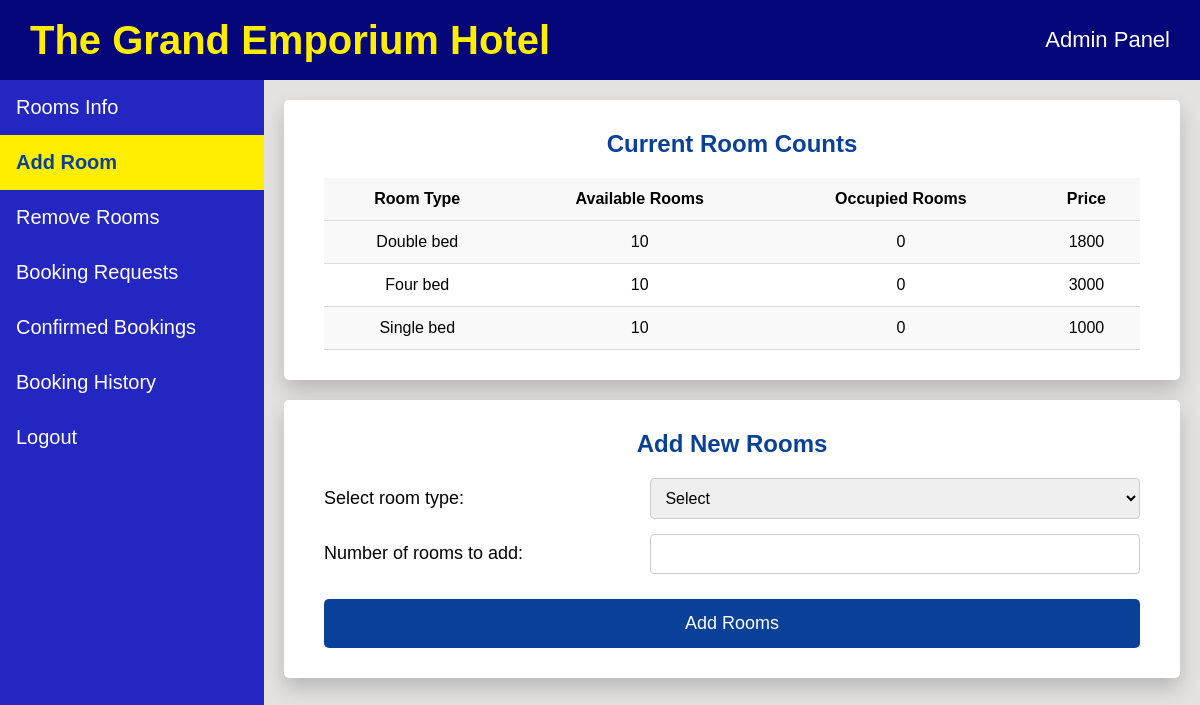
The app's page /add_room_admin.php with its own data.
### tables this page shows
CREATE TABLE `rooms_count` (
  `room_type` varchar(20) NOT NULL,
  `available_rooms` int(11) NOT NULL,
  `occupied_rooms` int(11) NOT NULL,
  `price` int(11) NOT NULL
);

### add_room_admin.php (the view, shortened to what this page needs)
<!DOCTYPE html>
<html>
<head>
</head>
<body>
    <header class="header">
        <div style="font-size: 40px; font-weight: bold; color: #ffee00ff;">
            The Grand Emporium Hotel
        </div>
        <div style="font-size: 22px;">
            Admin Panel
        </div>
    </header>
    <nav>
        <ul class="sidebar">
            <li><a href="admin_view.php">Rooms Info</a></li>
            <li><a href="add_room_admin.php" class="active">Add Room</a></li>
            <li><a href="remove_room_admin.php">Remove Rooms</a></li>
            <li><a href="admin_room_status.php">Booking Requests</a></li>
            <li><a href="confirmed_bookings.php">Confirmed Bookings</a></li>
            <li><a href="booking_history.php">Booking History</a></li>
            <li><a href="index.php">Logout</a></li>
        </ul>
    </nav>
    <main class="main-content">
        <div class="basic_box">
            <h2>Current Room Counts</h2>
            <?php
                $conn = new mysqli("localhost","root","", "hotel_db");
                $sql = "SELECT * from rooms_count";
                $result=mysqli_query($conn,$sql);
            ?>
            <table>
                <tr>
                    <th>Room Type</th>
                    <th>Available Rooms</th>
                    <th>Occupied Rooms</th>
                    <th>Price</th>
                </tr>
                <?php
                while ($row=mysqli_fetch_row($result))
                {   ?>
                    <tr>
                        <td><?php echo $row[0]; ?></td>
                        <td><?php echo $row[1]; ?></td>
                        <td><?php echo $row[2]; ?></td>
                        <td><?php echo $row[3]; ?></td>
                    </tr>
                <?php } ?>
            </table>
        </div>
        <div class="basic_box">
            <h2>Add New Rooms</h2>
            <form action="admin_room_added.php" method="post" class="add-room-form">
                <div class="form-group">
                    <label for="rooms">Select room type:</label>
                    <select name="rooms" id="rooms" required>
                        <option value="">Select</option>
                    </select>
                </div>
                <div class="form-group">
                    <label for="noofrooms">Number of rooms to add:</label>
                    <input type="number" min="1" name="noofrooms" id="noofrooms" required>
                </div>
                <button type="submit" class="btn">Add Rooms</button>
            </form>
        </div>
    </main>
</body>
</html>

### add_room_admin.php (style rules this page uses)
body { margin: 0; background: #e1dedee4; font-family: Verdana, sans-serif; padding-top: 80px; padding-left: 22%; box-sizing: border-box; }
.header { position: fixed; top: 0; left: 0; width: 100%; background-color: rgba(4, 6, 121, 1); color: white; padding: 0 30px; display: flex; justify-content: space-between; align-items: center; z-index: 1000; box-sizing: border-box; height: 80px; }
.sidebar { list-style-type: none; margin: 0; padding: 0; width: 22%; background-color: rgba(8, 11, 190, 0.87); position: fixed; height: 100%; top: 80px; left: 0; overflow: auto; }
.sidebar a { display: block; color: white; padding: 16px; text-decoration: none; font-size: 20px; }
.sidebar a.active { background-color: #ffee00ff; color: #094198; font-weight: bold; }
.main-content { padding: 20px; }
.basic_box { background: white; border-radius: 5px; padding: 30px 40px; box-shadow: 0 10px 20px rgba(0,0,0,0.19); margin-bottom: 20px; }
table { width: 100%; border-collapse: collapse; font-size: 16px; }
th, td { padding: 12px; text-align: center; border-bottom: 1px solid #ddd; }
th { background-color: #f8f8f8; }
tr:nth-child(even) { background-color: #f9f9f9; }
.basic_box h2 { text-align: center; color: #094198; margin-top: 0; }
.add-room-form .form-group { display: flex; align-items: center; margin-bottom: 15px; font-size: 18px; }
.add-room-form label { flex-basis: 40%; text-align: left; }
.add-room-form select, .add-room-form input { flex-grow: 1; padding: 10px; font-size: 16px; border: 1px solid #ccc; border-radius: 4px; }
.add-room-form .btn { width: 100%; padding: 14px; margin-top: 10px; background-color: #094198; color: white; border: none; border-radius: 5px; font-size: 18px; cursor: pointer; transition: background-color 0.3s; }

### records on screen
rooms_count: room_type "Double bed", available_rooms "10", occupied_rooms "0", price "1800"
rooms_count: room_type "Four bed", available_rooms "10", occupied_rooms "0", price "3000"
rooms_count: room_type "Single bed", available_rooms "10", occupied_rooms "0", price "1000"
